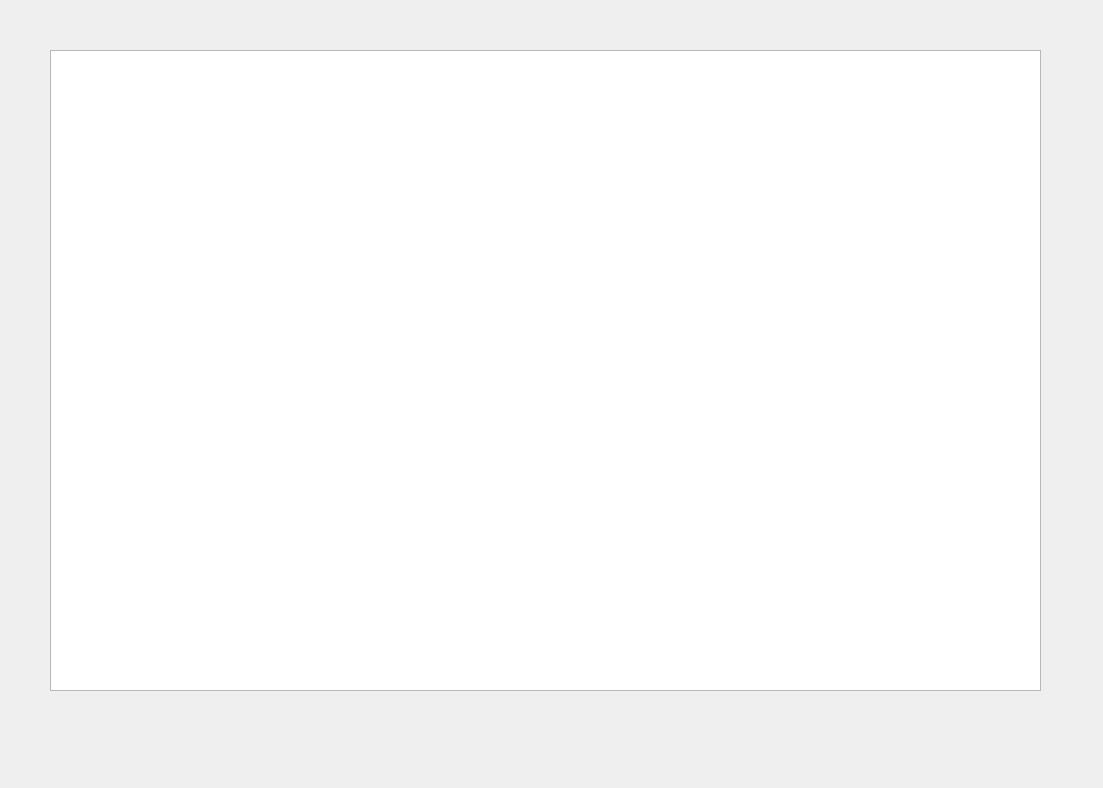
<?xml version="1.0" encoding="UTF-8"?>
<ui version="4.0">
 <class>paint</class>
 <widget class="QWidget" name="paint">
  <property name="geometry">
   <rect>
    <x>0</x>
    <y>0</y>
    <width>1103</width>
    <height>788</height>
   </rect>
  </property>
  <property name="windowTitle">
   <string>paint</string>
  </property>
  <widget class="QGraphicsView" name="graphicsView">
   <property name="geometry">
    <rect>
     <x>50</x>
     <y>50</y>
     <width>991</width>
     <height>641</height>
    </rect>
   </property>
  </widget>
 </widget>
 <layoutdefault spacing="6" margin="11"/>
 <resources/>
 <connections/>
</ui>
